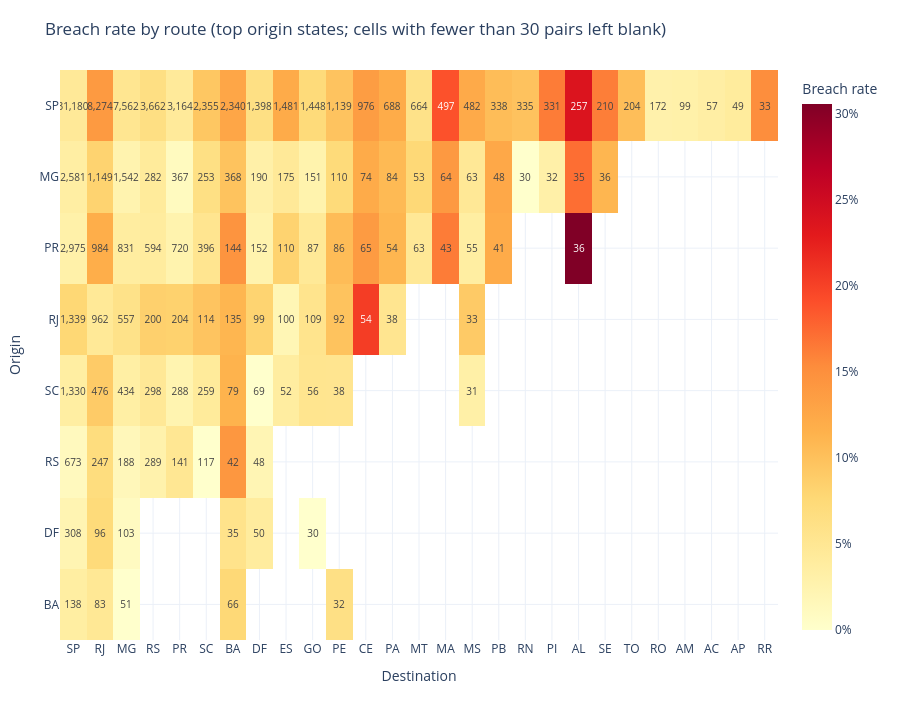

Here is the notebook cell this chart was saved with:
### Markdown cell above
## Origin × destination matrix

The matrix complements the map by showing, for the eight origin states with the highest volume (rows) and for the 27 destination states (columns), the breach rate of each route by colour and the number of pairs written in the cell. Unlike the map, the matrix includes the diagonal, that is, the pairs within the state itself, and routes below 100 pairs. To limit instability, cells with fewer than 30 pairs are left blank. The unit remains the order–seller pair, and the hover shows the same properties as the map edge, including the 95% Wilson interval (Wilson, 1927). The rate of each cell mixes destination and period, and the reading is descriptive.

### Code cell
display(route_table(route_pair_table, level="state", min_orders=30).head(10))
display(plot_route_matrix(route_pair_table, language=LANG))

### Figure 1 — Plotly figure (JSON) as saved in the notebook; plotly's stock layout.template omitted (floating-point values rounded to 4 significant figures; data arrays with more than 128 entries replaced by an {"elided": "..."} marker saying what was removed)
{"data": [{"colorbar": {"tickformat": ".0%", "title": {"text": "Breach rate"}}, "colorscale": [[0, "rgb(255,255,204)"], [0.125, "rgb(255,237,160)"], [0.25, "rgb(254,217,118)"], [0.375, "rgb(254,178,76)"], [0.5, "rgb(253,141,60)"], [0.625, "rgb(252,78,42)"], [0.75, "rgb(227,26,28)"], [0.875, "rgb(189,0,38)"], [1, "rgb(128,0,38)"]], "customdata": {"elided": "8x27x11 str values"}, "hoverongaps": false, "hovertemplate": "<b>%{customdata[0]} → %{customdata[1]}</b><br>Order–seller pairs: %{customdata[2]}<br>SLA breaches: %{customdata[3]}<br>Breach rate: %{customdata[4]} (95% CI: %{customdata[5]} – %{customdata[6]})<br>Share of total volume: %{customdata[7]}<br>Median Haversine distance: %{customdata[8]} km<br>Median promised lead time: %{customdata[9]} days<br>Median actual lead time: %{customdata[10]} days<extra></extra>", "text": {"elided": "8x27 str values"}, "textfont": {"size": 10}, "texttemplate": "%{text}", "type": "heatmap", "x": ["SP", "RJ", "MG", "RS", "PR", "SC", "BA", "DF", "ES", "GO", "PE", "CE", "PA", "MT", "MA", "MS", "PB", "RN", "PI", "AL", "SE", "TO", "RO", "AM", "AC", "AP", "RR"], "y": ["SP", "MG", "PR", "RJ", "SC", "RS", "DF", "BA"], "z": {"elided": "8x27 float values"}}], "layout": {"height": 710, "margin": {"b": 70, "l": 60, "r": 20, "t": 70}, "separators": ".,", "title": {"text": "Breach rate by route (top origin states; cells with fewer than 30 pairs left blank)"}, "xaxis": {"title": {"text": "Destination"}, "type": "category"}, "yaxis": {"autorange": "reversed", "title": {"text": "Origin"}, "type": "category"}}}
